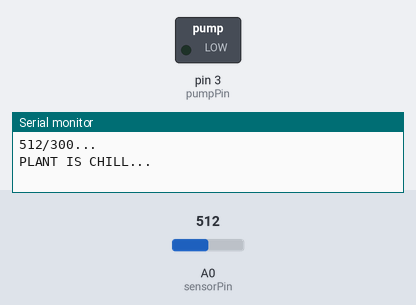
Recording of a sketch running on a simulated Arduino Uno, built with avr-gcc and run on an emulated ATmega328P. Shown: switched loads named in the sketch (green lamp = pin HIGH), the last lines printed to the serial monitor. The test bench sets the inputs (shaded band); at power-on: A0 (sensorPin) = 512. Pins used as bus, display or sensor lines are not drawn.

Above: at 1.4 s.
1.5 s: A0 (sensorPin) set to 316
11.9 s: A0 (sensorPin) set to 289
At 21.9 s:
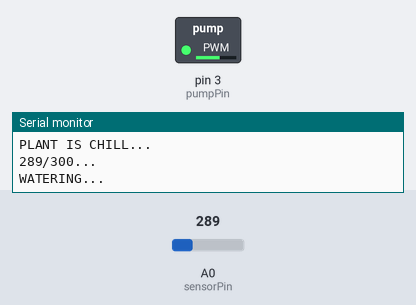
25.0 s: A0 (sensorPin) set to 306
At 25.8 s:
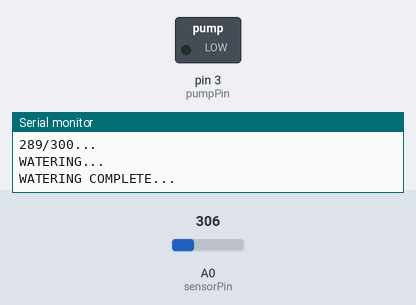
Timing chart, 0 to 28.0 s (numbered marks = the images above; inputs shaded):
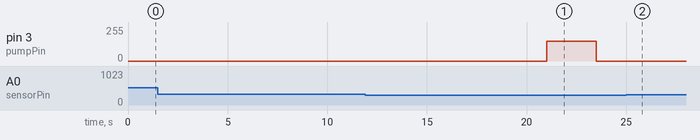

The sketch:

sketch.ino
```cpp
// the setup function runs once when you press reset or power the board
int pumpPin = 3;
int sensorPin = 0;
int sensorPowerPin = 5;
int sensorValue = 0;
int oldSensorVal = 0;
int threshold = 300;
int pumpPowerLevel = 150;

void setup() {
  // initialize digital pin LED_BUILTIN as an output.
  pinMode(pumpPin, OUTPUT);
  pinMode(sensorPowerPin, OUTPUT);
  digitalWrite(sensorPowerPin, LOW);
  digitalWrite(pumpPin, LOW);
  sensorValue = getSensorRead();
  oldSensorVal = sensorValue;
  Serial.begin(9600);
}

int findPumpPower(){
    for(int i = 0; i<255; i++){
    }
    return 0;
}

int getSensorRead(){
  // Do sensor reading
  digitalWrite(sensorPowerPin, HIGH);
  delay(200);
  int val = analogRead(sensorPin);
  delay(50);
  digitalWrite(sensorPowerPin, LOW);
  return val;
}

void printReading(){
  Serial.print(sensorValue);
  Serial.print("/");
  Serial.print(threshold);
  Serial.println("...");
}
boolean checkDry(){
    if(sensorValue<threshold){
        return true;
    }
    return false;
}

boolean waterPlantDigital(){
    if(sensorValue < threshold){
        Serial.println("WATERING...");
        digitalWrite(pumpPin, HIGH);    // turn the Pump on (HIGH is the voltage level)
        delay(2500);               // wait for a second
        digitalWrite(pumpPin, LOW);     // turn the Pump off by making the voltage LOW
        delay(500);                // wait for a second
        Serial.println("WATERING COMPLETE...");
        return true;
    }
    return false;
}
boolean waterPlantAnalog(){
    if(sensorValue < threshold){
        Serial.println("WATERING...");
        analogWrite(pumpPin, pumpPowerLevel);    // turn the Pump on (HIGH is the voltage level)
        delay(2500);
        analogWrite(pumpPin, 0);     // turn the Pump off by making the voltage LOW
        delay(500);                // wait for a second
        Serial.println("WATERING COMPLETE...");
        return true;
    }
    return false;
}

// the loop function runs over and over again forever
void loop() {
  sensorValue = getSensorRead();
  printReading();
  if(!waterPlantAnalog()){
      Serial.println("PLANT IS CHILL...");
  }
  delay(10000);
}
```

Measured:
- the behaviour switches between 300 and 299 on A0 (sensorPin) (found by bisection; images 0 and 1)
- after the input at 11.9 s, pin 3 (pumpPin): 0/255 → 150/255 after 9.1 s, → 0/255 2.5 s later
- after the input at 25.0 s, pin 3 (pumpPin): stays 0/255 (without the input it goes to 150/255 after 9.3 s)
